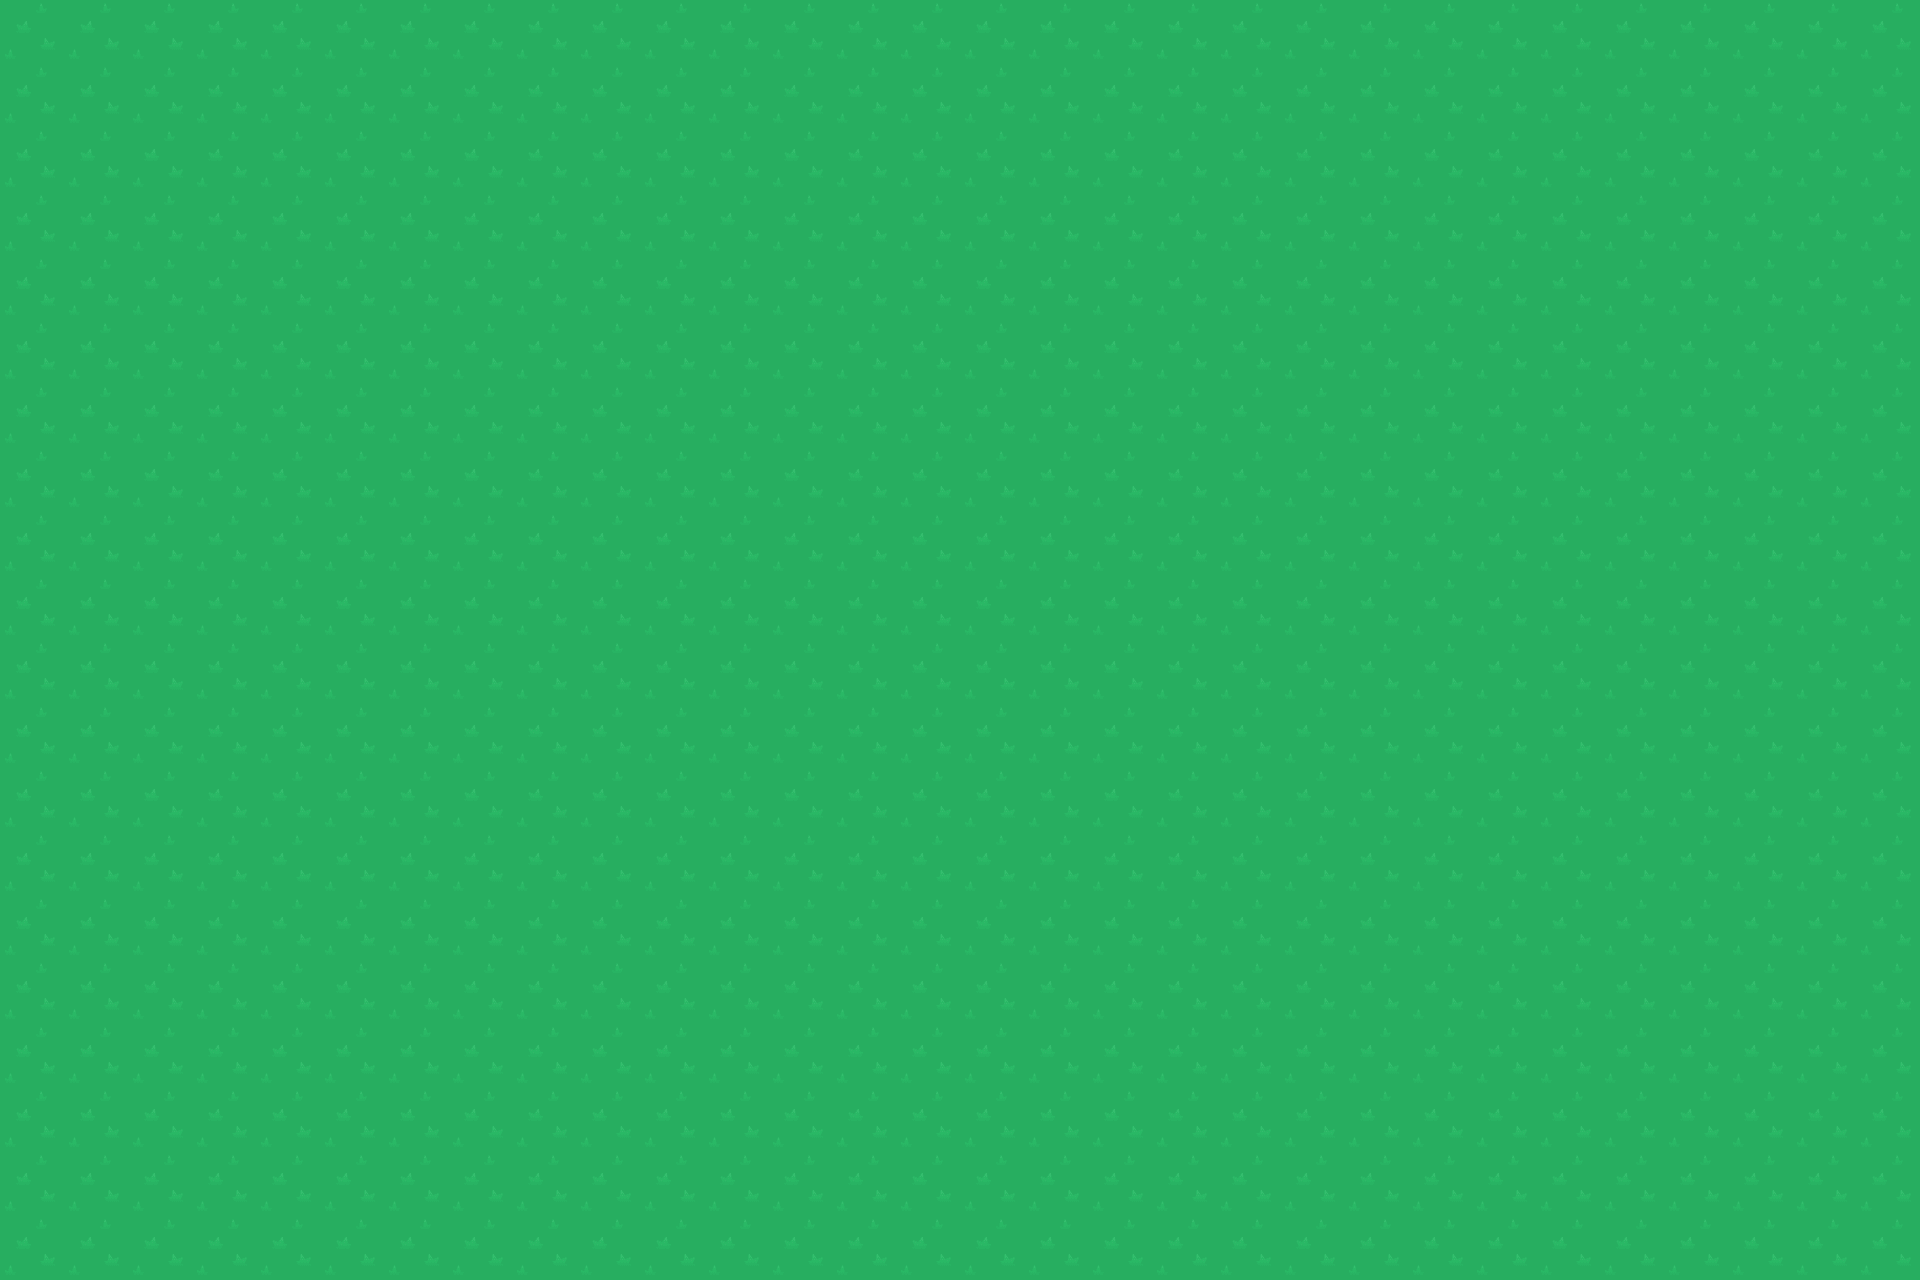

This game map was drawn from its Tiled (.tmx) file and the tilesets committed beside it. A one-line description and the full map source follow:
An orthogonal 30x20 tile map with 64x64 px tiles, 1 tile layer (Tile Layer 1).

<map version="1.10" tiledversion="1.10.2" orientation="orthogonal" renderorder="right-down" width="30" height="20" tilewidth="64" tileheight="64" infinite="0" nextlayerid="2" nextobjectid="1">
 <tileset firstgid="1" name="tiles" tilewidth="64" tileheight="64" tilecount="540" columns="27">
  <image source="../spritesheet/tilesheet_complete.png" width="1728" height="1280" />
 </tileset>
 <layer id="1" name="Tile Layer 1" width="30" height="20">
  <data encoding="csv">
1,1,1,1,1,1,1,1,1,1,1,1,1,1,1,1,1,1,1,1,1,1,1,1,1,1,1,1,1,1,
1,1,1,1,1,1,1,1,1,1,1,1,1,1,1,1,1,1,1,1,1,1,1,1,1,1,1,1,1,1,
1,1,1,1,1,1,1,1,1,1,1,1,1,1,1,1,1,1,1,1,1,1,1,1,1,1,1,1,1,1,
1,1,1,1,1,1,1,1,1,1,1,1,1,1,1,1,1,1,1,1,1,1,1,1,1,1,1,1,1,1,
1,1,1,1,1,1,1,1,1,1,1,1,1,1,1,1,1,1,1,1,1,1,1,1,1,1,1,1,1,1,
1,1,1,1,1,1,1,1,1,1,1,1,1,1,1,1,1,1,1,1,1,1,1,1,1,1,1,1,1,1,
1,1,1,1,1,1,1,1,1,1,1,1,1,1,1,1,1,1,1,1,1,1,1,1,1,1,1,1,1,1,
1,1,1,1,1,1,1,1,1,1,1,1,1,1,1,1,1,1,1,1,1,1,1,1,1,1,1,1,1,1,
1,1,1,1,1,1,1,1,1,1,1,1,1,1,1,1,1,1,1,1,1,1,1,1,1,1,1,1,1,1,
1,1,1,1,1,1,1,1,1,1,1,1,1,1,1,1,1,1,1,1,1,1,1,1,1,1,1,1,1,1,
1,1,1,1,1,1,1,1,1,1,1,1,1,1,1,1,1,1,1,1,1,1,1,1,1,1,1,1,1,1,
1,1,1,1,1,1,1,1,1,1,1,1,1,1,1,1,1,1,1,1,1,1,1,1,1,1,1,1,1,1,
1,1,1,1,1,1,1,1,1,1,1,1,1,1,1,1,1,1,1,1,1,1,1,1,1,1,1,1,1,1,
1,1,1,1,1,1,1,1,1,1,1,1,1,1,1,1,1,1,1,1,1,1,1,1,1,1,1,1,1,1,
1,1,1,1,1,1,1,1,1,1,1,1,1,1,1,1,1,1,1,1,1,1,1,1,1,1,1,1,1,1,
1,1,1,1,1,1,1,1,1,1,1,1,1,1,1,1,1,1,1,1,1,1,1,1,1,1,1,1,1,1,
1,1,1,1,1,1,1,1,1,1,1,1,1,1,1,1,1,1,1,1,1,1,1,1,1,1,1,1,1,1,
1,1,1,1,1,1,1,1,1,1,1,1,1,1,1,1,1,1,1,1,1,1,1,1,1,1,1,1,1,1,
1,1,1,1,1,1,1,1,1,1,1,1,1,1,1,1,1,1,1,1,1,1,1,1,1,1,1,1,1,1,
1,1,1,1,1,1,1,1,1,1,1,1,1,1,1,1,1,1,1,1,1,1,1,1,1,1,1,1,1,1
</data>
 </layer>
</map>
